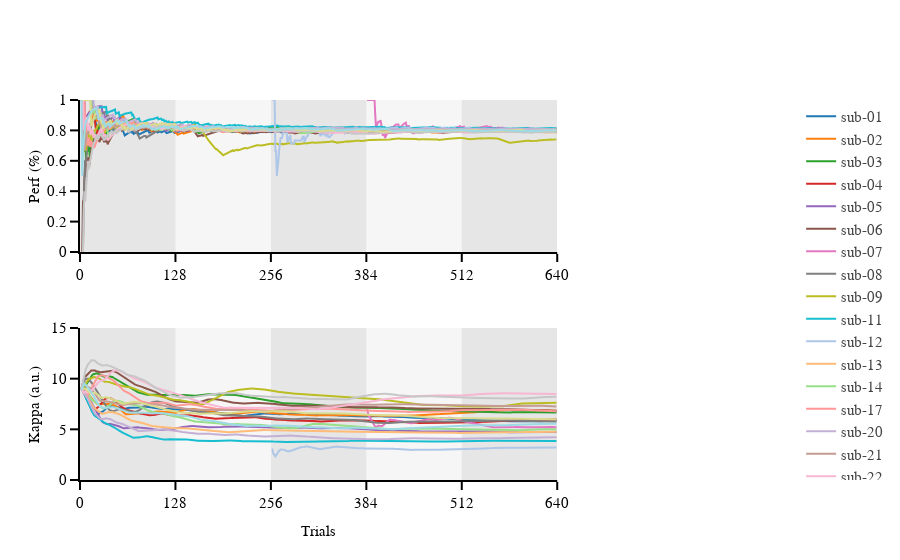

The notebook cell saved with this chart:
### Code cell
# Defind sublot 
fig = make_subplots(rows=2, cols=2, column_widths=[0.75, 0.25], vertical_spacing=0.20, print_grid=False)
# fig = make_subplots(rows=2, cols=1, vertical_spacing=0.20, print_grid=False)

perf_runs_median_clean = perf_runs_median[~np.isnan(perf_runs_median)]
perf_runs_ci_up_clean = perf_runs_ci_up[~np.isnan(perf_runs_ci_up)]
perf_runs_ci_low_clean = perf_runs_ci_low[~np.isnan(perf_runs_ci_low)]

for n_subject, subject in enumerate(subjects):
# for n_subject, subject in enumerate(['sub-07', 'sub-12']):
    # Perf 
    # plot perf across trials 
    fig.add_trace(go.Scatter(y=perf_runs[n_subject, :], 
                             line=dict(color=colors[n_subject]), 
                             name=subject, 
                             showlegend=False), 
                  row=1, col=1)

    # Staircase 
    # plot perf across trials 
    fig.add_trace(go.Scatter(y=stair_runs[n_subject, :], 
                             line=dict(color=colors[n_subject]), 
                             name=subject), 
                  row=2, col=1)





step = 128
x_max = 640
for i in range(0, x_max, step):
    fig.add_shape(type="rect", 
                  x0=i, 
                  x1=i + step, 
                  y0=0, 
                  y1=15, 
                  fillcolor="gray" if (i // step) % 2 == 0 else "lightgray", 
                  opacity=0.2,
                  layer="below", 
                  line_width=0,
                  row="all",
                  col=1) 
# perf 
fig.update_xaxes(showline=True, range=[0,x_max], tickvals=[0, 128, 256, 384, 512, 640], ticktext=["0", "128", "256", "384", "512", "640"], row=1, col=1)
fig.update_yaxes(showline=True, range=[0,1], nticks=6, title='Perf (%)',row=1, col=1)

# fig.update_xaxes(showline=False, ticks='', showticklabels=False, title='Median performances', row=1, col=2)
# fig.update_yaxes(showline=True,range=[0,1], nticks=6, row=1, col=2)

# stair 
fig.update_xaxes(showline=True, range=[0,x_max], tickvals=[0, 128, 256, 384, 512, 640], ticktext=["0", "128", "256", "384", "512", "640"], title='Trials', row=2, col=1)
fig.update_yaxes(showline=True, range=[0,15], title='Kappa (a.u.)', row=2, col=1)

# fig.update_xaxes(showline=False, ticks='', showticklabels=False, title='Median kappa', row=2, col=2)
# fig.update_yaxes(showline=True,range=[0,15], row=2, col=2)


fig.update_layout(template=fig_template, showlegend=True)
fig.show()
fig.write_image("/Users/uriel/Downloads/prf_perf_all_sub.pdf")

### Figure 1 — Plotly figure (JSON) as saved in the notebook; plotly's stock layout.template omitted (floating-point values rounded to 4 significant figures; data arrays with more than 128 entries replaced by an {"elided": "..."} marker saying what was removed)
{"data": [{"line": {"color": "#1f77b4"}, "name": "sub-01", "showlegend": false, "type": "scatter", "xaxis": "x", "y": {"elided": "640 float values"}, "yaxis": "y"}, {"line": {"color": "#1f77b4"}, "name": "sub-01", "type": "scatter", "xaxis": "x3", "y": {"elided": "640 float values"}, "yaxis": "y3"}, {"line": {"color": "#ff7f0e"}, "name": "sub-02", "showlegend": false, "type": "scatter", "xaxis": "x", "y": {"elided": "640 float values"}, "yaxis": "y"}, {"line": {"color": "#ff7f0e"}, "name": "sub-02", "type": "scatter", "xaxis": "x3", "y": {"elided": "640 float values"}, "yaxis": "y3"}, {"line": {"color": "#2ca02c"}, "name": "sub-03", "showlegend": false, "type": "scatter", "xaxis": "x", "y": {"elided": "640 float values"}, "yaxis": "y"}, {"line": {"color": "#2ca02c"}, "name": "sub-03", "type": "scatter", "xaxis": "x3", "y": {"elided": "640 float values"}, "yaxis": "y3"}, {"line": {"color": "#d62728"}, "name": "sub-04", "showlegend": false, "type": "scatter", "xaxis": "x", "y": {"elided": "640 float values"}, "yaxis": "y"}, {"line": {"color": "#d62728"}, "name": "sub-04", "type": "scatter", "xaxis": "x3", "y": {"elided": "640 float values"}, "yaxis": "y3"}, {"line": {"color": "#9467bd"}, "name": "sub-05", "showlegend": false, "type": "scatter", "xaxis": "x", "y": {"elided": "640 float values"}, "yaxis": "y"}, {"line": {"color": "#9467bd"}, "name": "sub-05", "type": "scatter", "xaxis": "x3", "y": {"elided": "640 float values"}, "yaxis": "y3"}, {"line": {"color": "#8c564b"}, "name": "sub-06", "showlegend": false, "type": "scatter", "xaxis": "x", "y": {"elided": "640 float values"}, "yaxis": "y"}, {"line": {"color": "#8c564b"}, "name": "sub-06", "type": "scatter", "xaxis": "x3", "y": {"elided": "640 float values"}, "yaxis": "y3"}, {"line": {"color": "#e377c2"}, "name": "sub-07", "showlegend": false, "type": "scatter", "xaxis": "x", "y": {"elided": "640 float values"}, "yaxis": "y"}, {"line": {"color": "#e377c2"}, "name": "sub-07", "type": "scatter", "xaxis": "x3", "y": {"elided": "640 float values"}, "yaxis": "y3"}, {"line": {"color": "#7f7f7f"}, "name": "sub-08", "showlegend": false, "type": "scatter", "xaxis": "x", "y": {"elided": "640 float values"}, "yaxis": "y"}, {"line": {"color": "#7f7f7f"}, "name": "sub-08", "type": "scatter", "xaxis": "x3", "y": {"elided": "640 float values"}, "yaxis": "y3"}, {"line": {"color": "#bcbd22"}, "name": "sub-09", "showlegend": false, "type": "scatter", "xaxis": "x", "y": {"elided": "640 float values"}, "yaxis": "y"}, {"line": {"color": "#bcbd22"}, "name": "sub-09", "type": "scatter", "xaxis": "x3", "y": {"elided": "640 float values"}, "yaxis": "y3"}, {"line": {"color": "#17becf"}, "name": "sub-11", "showlegend": false, "type": "scatter", "xaxis": "x", "y": {"elided": "640 float values"}, "yaxis": "y"}, {"line": {"color": "#17becf"}, "name": "sub-11", "type": "scatter", "xaxis": "x3", "y": {"elided": "640 float values"}, "yaxis": "y3"}, {"line": {"color": "#aec7e8"}, "name": "sub-12", "showlegend": false, "type": "scatter", "xaxis": "x", "y": {"elided": "640 float values"}, "yaxis": "y"}, {"line": {"color": "#aec7e8"}, "name": "sub-12", "type": "scatter", "xaxis": "x3", "y": {"elided": "640 float values"}, "yaxis": "y3"}, {"line": {"color": "#ffbb78"}, "name": "sub-13", "showlegend": false, "type": "scatter", "xaxis": "x", "y": {"elided": "640 float values"}, "yaxis": "y"}, {"line": {"color": "#ffbb78"}, "name": "sub-13", "type": "scatter", "xaxis": "x3", "y": {"elided": "640 float values"}, "yaxis": "y3"}, {"line": {"color": "#98df8a"}, "name": "sub-14", "showlegend": false, "type": "scatter", "xaxis": "x", "y": {"elided": "640 float values"}, "yaxis": "y"}, {"line": {"color": "#98df8a"}, "name": "sub-14", "type": "scatter", "xaxis": "x3", "y": {"elided": "640 float values"}, "yaxis": "y3"}, {"line": {"color": "#ff9896"}, "name": "sub-17", "showlegend": false, "type": "scatter", "xaxis": "x", "y": {"elided": "640 float values"}, "yaxis": "y"}, {"line": {"color": "#ff9896"}, "name": "sub-17", "type": "scatter", "xaxis": "x3", "y": {"elided": "640 float values"}, "yaxis": "y3"}, {"line": {"color": "#c5b0d5"}, "name": "sub-20", "showlegend": false, "type": "scatter", "xaxis": "x", "y": {"elided": "640 float values"}, "yaxis": "y"}, {"line": {"color": "#c5b0d5"}, "name": "sub-20", "type": "scatter", "xaxis": "x3", "y": {"elided": "640 float values"}, "yaxis": "y3"}, {"line": {"color": "#c49c94"}, "name": "sub-21", "showlegend": false, "type": "scatter", "xaxis": "x", "y": {"elided": "640 float values"}, "yaxis": "y"}, {"line": {"color": "#c49c94"}, "name": "sub-21", "type": "scatter", "xaxis": "x3", "y": {"elided": "640 float values"}, "yaxis": "y3"}, {"line": {"color": "#f7b6d2"}, "name": "sub-22", "showlegend": false, "type": "scatter", "xaxis": "x", "y": {"elided": "640 float values"}, "yaxis": "y"}, {"line": {"color": "#f7b6d2"}, "name": "sub-22", "type": "scatter", "xaxis": "x3", "y": {"elided": "640 float values"}, "yaxis": "y3"}, {"line": {"color": "#c7c7c7"}, "name": "sub-23", "showlegend": false, "type": "scatter", "xaxis": "x", "y": {"elided": "640 float values"}, "yaxis": "y"}, {"line": {"color": "#c7c7c7"}, "name": "sub-23", "type": "scatter", "xaxis": "x3", "y": {"elided": "640 float values"}, "yaxis": "y3"}, {"line": {"color": "#dbdb8d"}, "name": "sub-24", "showlegend": false, "type": "scatter", "xaxis": "x", "y": {"elided": "640 float values"}, "yaxis": "y"}, {"line": {"color": "#dbdb8d"}, "name": "sub-24", "type": "scatter", "xaxis": "x3", "y": {"elided": "640 float values"}, "yaxis": "y3"}, {"line": {"color": "#9edae5"}, "name": "sub-25", "showlegend": false, "type": "scatter", "xaxis": "x", "y": {"elided": "640 float values"}, "yaxis": "y"}, {"line": {"color": "#9edae5"}, "name": "sub-25", "type": "scatter", "xaxis": "x3", "y": {"elided": "640 float values"}, "yaxis": "y3"}], "layout": {"autosize": true, "shapes": [{"fillcolor": "gray", "layer": "below", "line": {"width": 0}, "opacity": 0.2, "type": "rect", "x0": 0, "x1": 128, "xref": "x", "y0": 0, "y1": 15, "yref": "y"}, {"fillcolor": "gray", "layer": "below", "line": {"width": 0}, "opacity": 0.2, "type": "rect", "x0": 0, "x1": 128, "xref": "x3", "y0": 0, "y1": 15, "yref": "y3"}, {"fillcolor": "lightgray", "layer": "below", "line": {"width": 0}, "opacity": 0.2, "type": "rect", "x0": 128, "x1": 256, "xref": "x", "y0": 0, "y1": 15, "yref": "y"}, {"fillcolor": "lightgray", "layer": "below", "line": {"width": 0}, "opacity": 0.2, "type": "rect", "x0": 128, "x1": 256, "xref": "x3", "y0": 0, "y1": 15, "yref": "y3"}, {"fillcolor": "gray", "layer": "below", "line": {"width": 0}, "opacity": 0.2, "type": "rect", "x0": 256, "x1": 384, "xref": "x", "y0": 0, "y1": 15, "yref": "y"}, {"fillcolor": "gray", "layer": "below", "line": {"width": 0}, "opacity": 0.2, "type": "rect", "x0": 256, "x1": 384, "xref": "x3", "y0": 0, "y1": 15, "yref": "y3"}, {"fillcolor": "lightgray", "layer": "below", "line": {"width": 0}, "opacity": 0.2, "type": "rect", "x0": 384, "x1": 512, "xref": "x", "y0": 0, "y1": 15, "yref": "y"}, {"fillcolor": "lightgray", "layer": "below", "line": {"width": 0}, "opacity": 0.2, "type": "rect", "x0": 384, "x1": 512, "xref": "x3", "y0": 0, "y1": 15, "yref": "y3"}, {"fillcolor": "gray", "layer": "below", "line": {"width": 0}, "opacity": 0.2, "type": "rect", "x0": 512, "x1": 640, "xref": "x", "y0": 0, "y1": 15, "yref": "y"}, {"fillcolor": "gray", "layer": "below", "line": {"width": 0}, "opacity": 0.2, "type": "rect", "x0": 512, "x1": 640, "xref": "x3", "y0": 0, "y1": 15, "yref": "y3"}], "showlegend": true, "xaxis": {"anchor": "y", "domain": [0, 0.675], "range": [0, 640], "showline": true, "ticktext": ["0", "128", "256", "384", "512", "640"], "tickvals": [0, 128, 256, 384, 512, 640]}, "xaxis2": {"anchor": "y2", "domain": [0.775, 1]}, "xaxis3": {"anchor": "y3", "domain": [0, 0.675], "range": [0, 640], "showline": true, "ticktext": ["0", "128", "256", "384", "512", "640"], "tickvals": [0, 128, 256, 384, 512, 640], "title": {"text": "Trials"}}, "xaxis4": {"anchor": "y4", "domain": [0.775, 1]}, "yaxis": {"anchor": "x", "domain": [0.6, 1], "nticks": 6, "range": [0, 1], "showline": true, "title": {"text": "Perf (%)"}, "type": "linear"}, "yaxis2": {"anchor": "x2", "domain": [0.6, 1]}, "yaxis3": {"anchor": "x3", "domain": [0, 0.4], "range": [0, 15], "showline": true, "title": {"text": "Kappa (a.u.)"}, "type": "linear"}, "yaxis4": {"anchor": "x4", "domain": [0, 0.4]}}}
